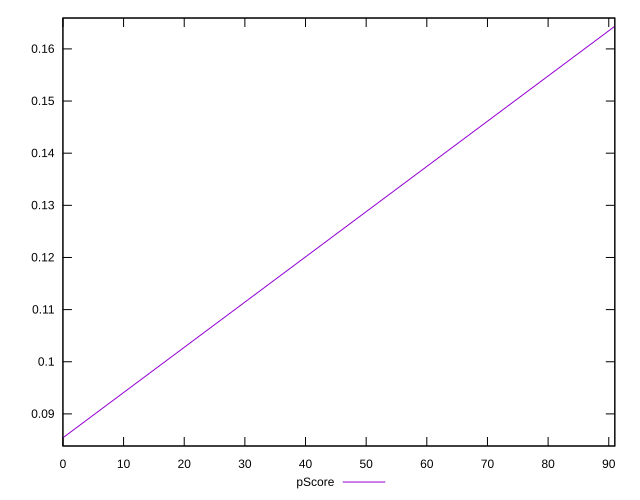

Generate this figure with gnuplot:
reset

$pScore <<EOF
0 0.08542138785008696
91 0.1643454802472264
EOF

set key outside below
set xrange [0:91]
set yrange [0.08384290600214417:0.1659239620951692]
set trange [0.08384290600214417:0.1659239620951692]
set terminal svg size 640, 500 enhanced background rgb 'white'
set output "reports/report_00030_2021-02-24T20-42-31.540Z/speed-index/samples/astro/pScore/values.svg"

plot $pScore title "pScore" with line

reset
